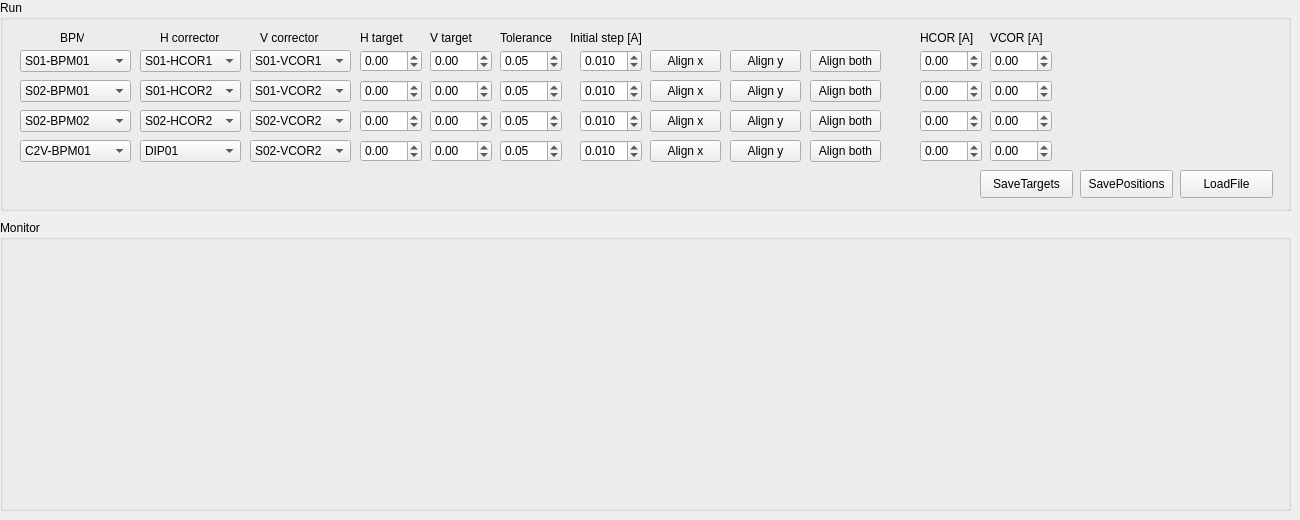
      <widget class="QWidget" name="tab">
       <attribute name="title">
        <string>Aligment</string>
       </attribute>
       <widget class="QGroupBox" name="groupBox_run">
        <property name="geometry">
         <rect>
          <x>0</x>
          <y>0</y>
          <width>1291</width>
          <height>211</height>
         </rect>
        </property>
        <property name="minimumSize">
         <size>
          <width>50</width>
          <height>0</height>
         </size>
        </property>
        <property name="maximumSize">
         <size>
          <width>10000</width>
          <height>16777215</height>
         </size>
        </property>
        <property name="title">
         <string>Run</string>
        </property>
        <widget class="QComboBox" name="comboBox_1">
         <property name="geometry">
          <rect>
           <x>20</x>
           <y>50</y>
           <width>111</width>
           <height>22</height>
          </rect>
         </property>
         <property name="editable">
          <bool>false</bool>
         </property>
         <property name="maxVisibleItems">
          <number>10</number>
         </property>
         <item>
          <property name="text">
           <string>S01-BPM01</string>
          </property>
         </item>
        </widget>
        <widget class="QDoubleSpinBox" name="doubleSpinBox_x_1">
         <property name="geometry">
          <rect>
           <x>360</x>
           <y>50</y>
           <width>62</width>
           <height>22</height>
          </rect>
         </property>
         <property name="minimum">
          <double>-10.000000000000000</double>
         </property>
         <property name="maximum">
          <double>10.000000000000000</double>
         </property>
         <property name="singleStep">
          <double>0.100000000000000</double>
         </property>
        </widget>
        <widget class="QDoubleSpinBox" name="doubleSpinBox_y_1">
         <property name="geometry">
          <rect>
           <x>430</x>
           <y>50</y>
           <width>62</width>
           <height>22</height>
          </rect>
         </property>
         <property name="minimum">
          <double>-10.000000000000000</double>
         </property>
         <property name="maximum">
          <double>10.000000000000000</double>
         </property>
         <property name="singleStep">
          <double>0.100000000000000</double>
         </property>
        </widget>
        <widget class="QDoubleSpinBox" name="doubleSpinBox_tol_1">
         <property name="geometry">
          <rect>
           <x>500</x>
           <y>50</y>
           <width>62</width>
           <height>22</height>
          </rect>
         </property>
         <property name="singleStep">
          <double>0.010000000000000</double>
         </property>
         <property name="value">
          <double>0.050000000000000</double>
         </property>
        </widget>
        <widget class="QPushButton" name="pushButton_Align_x_1">
         <property name="geometry">
          <rect>
           <x>650</x>
           <y>50</y>
           <width>71</width>
           <height>22</height>
          </rect>
         </property>
         <property name="text">
          <string>Align x</string>
         </property>
         <property name="checked">
          <bool>false</bool>
         </property>
        </widget>
        <widget class="QPushButton" name="pushButton_Align_y_1">
         <property name="geometry">
          <rect>
           <x>730</x>
           <y>50</y>
           <width>71</width>
           <height>22</height>
          </rect>
         </property>
         <property name="text">
          <string>Align y</string>
         </property>
         <property name="checked">
          <bool>false</bool>
         </property>
        </widget>
        <widget class="QComboBox" name="comboBox_H_1">
         <property name="geometry">
          <rect>
           <x>140</x>
           <y>50</y>
           <width>101</width>
           <height>22</height>
          </rect>
         </property>
         <property name="editable">
          <bool>false</bool>
         </property>
         <property name="maxVisibleItems">
          <number>10</number>
         </property>
         <item>
          <property name="text">
           <string>S01-HCOR1</string>
          </property>
         </item>
        </widget>
        <widget class="QComboBox" name="comboBox_V_1">
         <property name="geometry">
          <rect>
           <x>250</x>
           <y>50</y>
           <width>101</width>
           <height>22</height>
          </rect>
         </property>
         <property name="editable">
          <bool>false</bool>
         </property>
         <property name="maxVisibleItems">
          <number>10</number>
         </property>
         <item>
          <property name="text">
           <string>S01-VCOR1</string>
          </property>
         </item>
        </widget>
        <widget class="QPushButton" name="pushButton_Align_both_1">
         <property name="geometry">
          <rect>
           <x>810</x>
           <y>50</y>
           <width>71</width>
           <height>22</height>
          </rect>
         </property>
         <property name="text">
          <string>Align both</string>
         </property>
         <property name="checked">
          <bool>false</bool>
         </property>
        </widget>
        <widget class="QDoubleSpinBox" name="doubleSpinBox_x_2">
         <property name="geometry">
          <rect>
           <x>360</x>
           <y>80</y>
           <width>62</width>
           <height>22</height>
          </rect>
         </property>
         <property name="minimum">
          <double>-10.000000000000000</double>
         </property>
         <property name="maximum">
          <double>10.000000000000000</double>
         </property>
         <property name="singleStep">
          <double>0.100000000000000</double>
         </property>
        </widget>
        <widget class="QComboBox" name="comboBox_2">
         <property name="geometry">
          <rect>
           <x>20</x>
           <y>80</y>
           <width>111</width>
           <height>22</height>
          </rect>
         </property>
         <property name="editable">
          <bool>false</bool>
         </property>
         <property name="maxVisibleItems">
          <number>10</number>
         </property>
         <item>
          <property name="text">
           <string>S02-BPM01</string>
          </property>
         </item>
        </widget>
        <widget class="QDoubleSpinBox" name="doubleSpinBox_y_2">
         <property name="geometry">
          <rect>
           <x>430</x>
           <y>80</y>
           <width>62</width>
           <height>22</height>
          </rect>
         </property>
         <property name="minimum">
          <double>-10.000000000000000</double>
         </property>
         <property name="maximum">
          <double>10.000000000000000</double>
         </property>
         <property name="singleStep">
          <double>0.100000000000000</double>
         </property>
        </widget>
        <widget class="QPushButton" name="pushButton_Align_both_2">
         <property name="geometry">
          <rect>
           <x>810</x>
           <y>80</y>
           <width>71</width>
           <height>22</height>
          </rect>
         </property>
         <property name="text">
          <string>Align both</string>
         </property>
         <property name="checked">
          <bool>false</bool>
         </property>
        </widget>
        <widget class="QComboBox" name="comboBox_V_2">
         <property name="geometry">
          <rect>
           <x>250</x>
           <y>80</y>
           <width>101</width>
           <height>22</height>
          </rect>
         </property>
         <property name="editable">
          <bool>false</bool>
         </property>
         <property name="maxVisibleItems">
          <number>10</number>
         </property>
         <item>
          <property name="text">
           <string>S01-VCOR2</string>
          </property>
         </item>
         <item>
          <property name="text">
           <string>S01-VCOR1</string>
          </property>
         </item>
        </widget>
        <widget class="QDoubleSpinBox" name="doubleSpinBox_tol_2">
         <property name="geometry">
          <rect>
           <x>500</x>
           <y>80</y>
           <width>62</width>
           <height>22</height>
          </rect>
         </property>
         <property name="singleStep">
          <double>0.010000000000000</double>
         </property>
         <property name="value">
          <double>0.050000000000000</double>
         </property>
        </widget>
        <widget class="QPushButton" name="pushButton_Align_y_2">
         <property name="geometry">
          <rect>
           <x>730</x>
           <y>80</y>
           <width>71</width>
           <height>22</height>
          </rect>
         </property>
         <property name="text">
          <string>Align y</string>
         </property>
         <property name="checked">
          <bool>false</bool>
         </property>
        </widget>
        <widget class="QComboBox" name="comboBox_H_2">
         <property name="geometry">
          <rect>
           <x>140</x>
           <y>80</y>
           <width>101</width>
           <height>22</height>
          </rect>
         </property>
         <property name="editable">
          <bool>false</bool>
         </property>
         <property name="maxVisibleItems">
          <number>10</number>
         </property>
         <item>
          <property name="text">
           <string>S01-HCOR2</string>
          </property>
         </item>
         <item>
          <property name="text">
           <string>S01-HC0R1</string>
          </property>
         </item>
        </widget>
        <widget class="QPushButton" name="pushButton_Align_x_2">
         <property name="geometry">
          <rect>
           <x>650</x>
           <y>80</y>
           <width>71</width>
           <height>22</height>
          </rect>
         </property>
         <property name="text">
          <string>Align x</string>
         </property>
         <property name="checked">
          <bool>false</bool>
         </property>
        </widget>
        <widget class="QDoubleSpinBox" name="doubleSpinBox_x_3">
         <property name="geometry">
          <rect>
           <x>360</x>
           <y>110</y>
           <width>62</width>
           <height>22</height>
          </rect>
         </property>
         <property name="minimum">
          <double>-10.000000000000000</double>
         </property>
         <property name="maximum">
          <double>10.000000000000000</double>
         </property>
         <property name="singleStep">
          <double>0.100000000000000</double>
         </property>
        </widget>
        <widget class="QComboBox" name="comboBox_3">
         <property name="geometry">
          <rect>
           <x>20</x>
           <y>110</y>
           <width>111</width>
           <height>22</height>
          </rect>
         </property>
         <property name="editable">
          <bool>false</bool>
         </property>
         <property name="maxVisibleItems">
          <number>10</number>
         </property>
         <item>
          <property name="text">
           <string>S02-BPM02</string>
          </property>
         </item>
        </widget>
        <widget class="QDoubleSpinBox" name="doubleSpinBox_y_3">
         <property name="geometry">
          <rect>
           <x>430</x>
           <y>110</y>
           <width>62</width>
           <height>22</height>
          </rect>
         </property>
         <property name="minimum">
          <double>-10.000000000000000</double>
         </property>
         <property name="maximum">
          <double>10.000000000000000</double>
         </property>
         <property name="singleStep">
          <double>0.100000000000000</double>
         </property>
        </widget>
        <widget class="QPushButton" name="pushButton_Align_both_3">
         <property name="geometry">
          <rect>
           <x>810</x>
           <y>110</y>
           <width>71</width>
           <height>22</height>
          </rect>
         </property>
         <property name="text">
          <string>Align both</string>
         </property>
         <property name="checked">
          <bool>false</bool>
         </property>
        </widget>
        <widget class="QComboBox" name="comboBox_V_3">
         <property name="geometry">
          <rect>
           <x>250</x>
           <y>110</y>
           <width>101</width>
           <height>22</height>
          </rect>
         </property>
         <property name="editable">
          <bool>false</bool>
         </property>
         <property name="maxVisibleItems">
          <number>10</number>
         </property>
         <item>
          <property name="text">
           <string>S02-VCOR2</string>
          </property>
         </item>
         <item>
          <property name="text">
           <string>S02-VCOR1</string>
          </property>
         </item>
        </widget>
        <widget class="QDoubleSpinBox" name="doubleSpinBox_tol_3">
         <property name="geometry">
          <rect>
           <x>500</x>
           <y>110</y>
           <width>62</width>
           <height>22</height>
          </rect>
         </property>
         <property name="singleStep">
          <double>0.010000000000000</double>
         </property>
         <property name="value">
          <double>0.050000000000000</double>
         </property>
        </widget>
        <widget class="QPushButton" name="pushButton_Align_y_3">
         <property name="geometry">
          <rect>
           <x>730</x>
           <y>110</y>
           <width>71</width>
           <height>22</height>
          </rect>
         </property>
         <property name="text">
          <string>Align y</string>
         </property>
         <property name="checked">
          <bool>false</bool>
         </property>
        </widget>
        <widget class="QComboBox" name="comboBox_H_3">
         <property name="geometry">
          <rect>
           <x>140</x>
           <y>110</y>
           <width>101</width>
           <height>22</height>
          </rect>
         </property>
         <property name="editable">
          <bool>false</bool>
         </property>
         <property name="maxVisibleItems">
          <number>10</number>
         </property>
         <item>
          <property name="text">
           <string>S02-HCOR2</string>
          </property>
         </item>
         <item>
          <property name="text">
           <string>S02-HCOR1</string>
          </property>
         </item>
        </widget>
        <widget class="QPushButton" name="pushButton_Align_x_3">
         <property name="geometry">
          <rect>
           <x>650</x>
           <y>110</y>
           <width>71</width>
           <height>22</height>
          </rect>
         </property>
         <property name="text">
          <string>Align x</string>
         </property>
         <property name="checked">
          <bool>false</bool>
         </property>
        </widget>
        <widget class="QDoubleSpinBox" name="doubleSpinBox_x_4">
         <property name="geometry">
          <rect>
           <x>360</x>
           <y>140</y>
           <width>62</width>
           <height>22</height>
          </rect>
         </property>
         <property name="minimum">
          <double>-10.000000000000000</double>
         </property>
         <property name="maximum">
          <double>10.000000000000000</double>
         </property>
         <property name="singleStep">
          <double>0.100000000000000</double>
         </property>
        </widget>
        <widget class="QComboBox" name="comboBox_4">
         <property name="geometry">
          <rect>
           <x>20</x>
           <y>140</y>
           <width>111</width>
           <height>22</height>
          </rect>
         </property>
         <property name="editable">
          <bool>false</bool>
         </property>
         <property name="maxVisibleItems">
          <number>10</number>
         </property>
         <item>
          <property name="text">
           <string>C2V-BPM01</string>
          </property>
         </item>
        </widget>
        <widget class="QDoubleSpinBox" name="doubleSpinBox_y_4">
         <property name="geometry">
          <rect>
           <x>430</x>
           <y>140</y>
           <width>62</width>
           <height>22</height>
          </rect>
         </property>
         <property name="minimum">
          <double>-10.000000000000000</double>
         </property>
         <property name="maximum">
          <double>10.000000000000000</double>
         </property>
         <property name="singleStep">
          <double>0.100000000000000</double>
         </property>
        </widget>
        <widget class="QPushButton" name="pushButton_Align_both_4">
         <property name="geometry">
          <rect>
           <x>810</x>
           <y>140</y>
           <width>71</width>
           <height>22</height>
          </rect>
         </property>
         <property name="text">
          <string>Align both</string>
         </property>
         <property name="checked">
          <bool>false</bool>
         </property>
        </widget>
        <widget class="QComboBox" name="comboBox_V_4">
         <property name="geometry">
          <rect>
           <x>250</x>
           <y>140</y>
           <width>101</width>
           <height>22</height>
          </rect>
         </property>
         <property name="editable">
          <bool>false</bool>
         </property>
         <property name="maxVisibleItems">
          <number>10</number>
         </property>
         <item>
          <property name="text">
           <string>S02-VCOR2</string>
          </property>
         </item>
        </widget>
        <widget class="QDoubleSpinBox" name="doubleSpinBox_tol_4">
         <property name="geometry">
          <rect>
           <x>500</x>
           <y>140</y>
           <width>62</width>
           <height>22</height>
          </rect>
         </property>
         <property name="singleStep">
          <double>0.010000000000000</double>
         </property>
         <property name="value">
          <double>0.050000000000000</double>
         </property>
        </widget>
        <widget class="QPushButton" name="pushButton_Align_y_4">
         <property name="geometry">
          <rect>
           <x>730</x>
           <y>140</y>
           <width>71</width>
           <height>22</height>
          </rect>
         </property>
         <property name="text">
          <string>Align y</string>
         </property>
         <property name="checked">
          <bool>false</bool>
         </property>
        </widget>
        <widget class="QComboBox" name="comboBox_H_4">
         <property name="geometry">
          <rect>
           <x>140</x>
           <y>140</y>
           <width>101</width>
           <height>22</height>
          </rect>
         </property>
         <property name="editable">
          <bool>false</bool>
         </property>
         <property name="maxVisibleItems">
          <number>10</number>
         </property>
         <item>
          <property name="text">
           <string>DIP01</string>
          </property>
         </item>
        </widget>
        <widget class="QPushButton" name="pushButton_Align_x_4">
         <property name="geometry">
          <rect>
           <x>650</x>
           <y>140</y>
           <width>71</width>
           <height>22</height>
          </rect>
         </property>
         <property name="text">
          <string>Align x</string>
         </property>
         <property name="checked">
          <bool>false</bool>
         </property>
        </widget>
        <widget class="QDoubleSpinBox" name="doubleSpinBox_H_1">
         <property name="geometry">
          <rect>
           <x>920</x>
           <y>50</y>
           <width>62</width>
           <height>22</height>
          </rect>
         </property>
         <property name="minimum">
          <double>-10.000000000000000</double>
         </property>
         <property name="maximum">
          <double>10.000000000000000</double>
         </property>
         <property name="singleStep">
          <double>0.100000000000000</double>
         </property>
         <property name="value">
          <double>0.000000000000000</double>
         </property>
        </widget>
        <widget class="QDoubleSpinBox" name="doubleSpinBox_V_1">
         <property name="geometry">
          <rect>
           <x>990</x>
           <y>50</y>
           <width>62</width>
           <height>22</height>
          </rect>
         </property>
         <property name="minimum">
          <double>-10.000000000000000</double>
         </property>
         <property name="maximum">
          <double>10.000000000000000</double>
         </property>
         <property name="singleStep">
          <double>0.100000000000000</double>
         </property>
         <property name="value">
          <double>0.000000000000000</double>
         </property>
        </widget>
        <widget class="QDoubleSpinBox" name="doubleSpinBox_V_2">
         <property name="geometry">
          <rect>
           <x>990</x>
           <y>80</y>
           <width>62</width>
           <height>22</height>
          </rect>
         </property>
         <property name="minimum">
          <double>-10.000000000000000</double>
         </property>
         <property name="maximum">
          <double>10.000000000000000</double>
         </property>
         <property name="singleStep">
          <double>0.100000000000000</double>
         </property>
         <property name="value">
          <double>0.000000000000000</double>
         </property>
        </widget>
        <widget class="QDoubleSpinBox" name="doubleSpinBox_H_2">
         <property name="geometry">
          <rect>
           <x>920</x>
           <y>80</y>
           <width>62</width>
           <height>22</height>
          </rect>
         </property>
         <property name="minimum">
          <double>-10.000000000000000</double>
         </property>
         <property name="maximum">
          <double>10.000000000000000</double>
         </property>
         <property name="singleStep">
          <double>0.100000000000000</double>
         </property>
         <property name="value">
          <double>0.000000000000000</double>
         </property>
        </widget>
        <widget class="QDoubleSpinBox" name="doubleSpinBox_V_3">
         <property name="geometry">
          <rect>
           <x>990</x>
           <y>110</y>
           <width>62</width>
           <height>22</height>
          </rect>
         </property>
         <property name="minimum">
          <double>-10.000000000000000</double>
         </property>
         <property name="maximum">
          <double>10.000000000000000</double>
         </property>
         <property name="singleStep">
          <double>0.100000000000000</double>
         </property>
         <property name="value">
          <double>0.000000000000000</double>
         </property>
        </widget>
        <widget class="QDoubleSpinBox" name="doubleSpinBox_H_3">
         <property name="geometry">
          <rect>
           <x>920</x>
           <y>110</y>
           <width>62</width>
           <height>22</height>
          </rect>
         </property>
         <property name="minimum">
          <double>-10.000000000000000</double>
         </property>
         <property name="maximum">
          <double>10.000000000000000</double>
         </property>
         <property name="singleStep">
          <double>0.100000000000000</double>
         </property>
         <property name="value">
          <double>0.000000000000000</double>
         </property>
        </widget>
        <widget class="QDoubleSpinBox" name="doubleSpinBox_V_4">
         <property name="geometry">
          <rect>
           <x>990</x>
           <y>140</y>
           <width>62</width>
           <height>22</height>
          </rect>
         </property>
         <property name="minimum">
          <double>-10.000000000000000</double>
         </property>
         <property name="maximum">
          <double>10.000000000000000</double>
         </property>
         <property name="singleStep">
          <double>0.100000000000000</double>
         </property>
         <property name="value">
          <double>0.000000000000000</double>
         </property>
        </widget>
        <widget class="QDoubleSpinBox" name="doubleSpinBox_H_4">
         <property name="geometry">
          <rect>
           <x>920</x>
           <y>140</y>
           <width>62</width>
           <height>22</height>
          </rect>
         </property>
         <property name="minimum">
          <double>-150.000000000000000</double>
         </property>
         <property name="maximum">
          <double>150.000000000000000</double>
         </property>
         <property name="singleStep">
          <double>0.100000000000000</double>
         </property>
         <property name="value">
          <double>0.000000000000000</double>
         </property>
        </widget>
        <widget class="QLabel" name="label_2">
         <property name="geometry">
          <rect>
           <x>60</x>
           <y>30</y>
           <width>24</width>
           <height>16</height>
          </rect>
         </property>
         <property name="text">
          <string>BPM</string>
         </property>
        </widget>
        <widget class="QLabel" name="label_3">
         <property name="geometry">
          <rect>
           <x>160</x>
           <y>30</y>
           <width>64</width>
           <height>16</height>
          </rect>
         </property>
         <property name="text">
          <string>H corrector</string>
         </property>
        </widget>
        <widget class="QLabel" name="label_4">
         <property name="geometry">
          <rect>
           <x>260</x>
           <y>30</y>
           <width>64</width>
           <height>16</height>
          </rect>
         </property>
         <property name="text">
          <string>V corrector</string>
         </property>
        </widget>
        <widget class="QLabel" name="label_5">
         <property name="geometry">
          <rect>
           <x>360</x>
           <y>30</y>
           <width>46</width>
           <height>16</height>
          </rect>
         </property>
         <property name="text">
          <string>H target</string>
         </property>
        </widget>
        <widget class="QLabel" name="label_6">
         <property name="geometry">
          <rect>
           <x>430</x>
           <y>30</y>
           <width>46</width>
           <height>16</height>
          </rect>
         </property>
         <property name="text">
          <string>V target</string>
         </property>
        </widget>
        <widget class="QLabel" name="label_7">
         <property name="geometry">
          <rect>
           <x>500</x>
           <y>30</y>
           <width>57</width>
           <height>16</height>
          </rect>
         </property>
         <property name="text">
          <string>Tolerance</string>
         </property>
        </widget>
        <widget class="QLabel" name="label_8">
         <property name="geometry">
          <rect>
           <x>920</x>
           <y>30</y>
           <width>55</width>
           <height>16</height>
          </rect>
         </property>
         <property name="text">
          <string>HCOR [A]</string>
         </property>
        </widget>
        <widget class="QLabel" name="label_9">
         <property name="geometry">
          <rect>
           <x>990</x>
           <y>30</y>
           <width>55</width>
           <height>16</height>
          </rect>
         </property>
         <property name="text">
          <string>VCOR [A]</string>
         </property>
        </widget>
        <widget class="QDoubleSpinBox" name="doubleSpinBox_step_2">
         <property name="geometry">
          <rect>
           <x>580</x>
           <y>80</y>
           <width>62</width>
           <height>22</height>
          </rect>
         </property>
         <property name="decimals">
          <number>3</number>
         </property>
         <property name="singleStep">
          <double>0.010000000000000</double>
         </property>
         <property name="value">
          <double>0.010000000000000</double>
         </property>
        </widget>
        <widget class="QDoubleSpinBox" name="doubleSpinBox_step_3">
         <property name="geometry">
          <rect>
           <x>580</x>
           <y>110</y>
           <width>62</width>
           <height>22</height>
          </rect>
         </property>
         <property name="decimals">
          <number>3</number>
         </property>
         <property name="singleStep">
          <double>0.010000000000000</double>
         </property>
         <property name="value">
          <double>0.010000000000000</double>
         </property>
        </widget>
        <widget class="QDoubleSpinBox" name="doubleSpinBox_step_4">
         <property name="geometry">
          <rect>
           <x>580</x>
           <y>140</y>
           <width>62</width>
           <height>22</height>
          </rect>
         </property>
         <property name="decimals">
          <number>3</number>
         </property>
         <property name="singleStep">
          <double>0.010000000000000</double>
         </property>
         <property name="value">
          <double>0.010000000000000</double>
         </property>
        </widget>
        <widget class="QDoubleSpinBox" name="doubleSpinBox_step_1">
         <property name="geometry">
          <rect>
           <x>580</x>
           <y>50</y>
           <width>62</width>
           <height>22</height>
          </rect>
         </property>
         <property name="decimals">
          <number>3</number>
         </property>
         <property name="singleStep">
          <double>0.010000000000000</double>
         </property>
         <property name="value">
          <double>0.010000000000000</double>
         </property>
        </widget>
        <widget class="QLabel" name="label_10">
         <property name="geometry">
          <rect>
           <x>570</x>
           <y>30</y>
           <width>81</width>
           <height>16</height>
          </rect>
         </property>
         <property name="text">
          <string>Initial step [A]</string>
         </property>
        </widget>
        <widget class="QPushButton" name="pushButton_save">
         <property name="geometry">
          <rect>
           <x>980</x>
           <y>170</y>
           <width>93</width>
           <height>28</height>
          </rect>
         </property>
         <property name="text">
          <string>SaveTargets</string>
         </property>
        </widget>
        <widget class="QPushButton" name="pushButton_load">
         <property name="geometry">
          <rect>
           <x>1180</x>
           <y>170</y>
           <width>93</width>
           <height>28</height>
          </rect>
         </property>
         <property name="text">
          <string>LoadFile</string>
         </property>
        </widget>
        <widget class="QPushButton" name="pushButton_save_2">
         <property name="geometry">
          <rect>
           <x>1080</x>
           <y>170</y>
           <width>93</width>
           <height>28</height>
          </rect>
         </property>
         <property name="text">
          <string>SavePositions</string>
         </property>
        </widget>
       </widget>
       <widget class="QGroupBox" name="groupBox_monitor">
        <property name="geometry">
         <rect>
          <x>0</x>
          <y>220</y>
          <width>1291</width>
          <height>291</height>
         </rect>
        </property>
        <property name="minimumSize">
         <size>
          <width>600</width>
          <height>0</height>
         </size>
        </property>
        <property name="title">
         <string>Monitor</string>
        </property>
        <layout class="QHBoxLayout" name="horizontalLayout_4"/>
       </widget>
      </widget>
